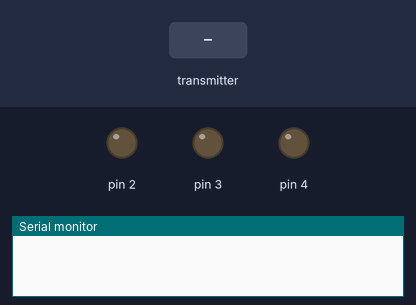
Simulated run of this sketch. Board: Arduino Uno, built with avr-gcc and run on an emulated ATmega328P. On the bench: output pins drawn as LEDs (lit = HIGH), the last lines printed to the serial monitor. The test bench sets the inputs (shaded band). No radio packets arrive unless stated.

Above: at 1.2 s.
1.3 s: the transmitter starts sending acelerar.0 = 256
At 1.8 s:
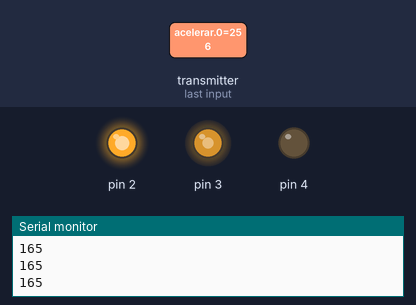
2.8 s: the transmitter starts sending acelerar.0 = 1023
At 4.0 s:
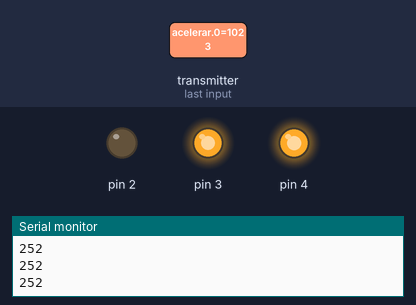
4.3 s: the transmitter starts sending acelerar.0 = 512
At 5.2 s:
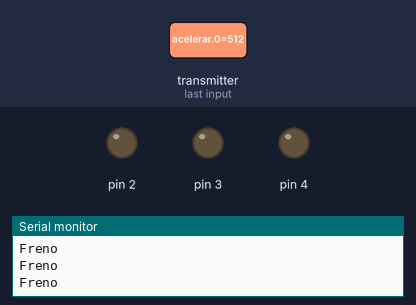
Timing chart, 0 to 7.3 s (numbered marks = the images above; inputs shaded):
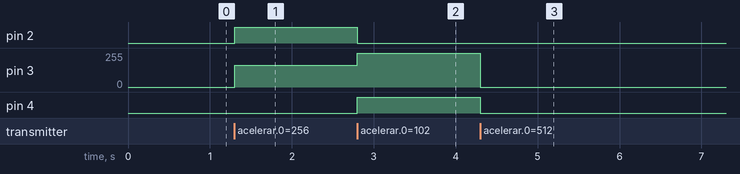

The sketch:

receptor1.ino
```cpp
/*  ----------------------------------------------------------------
    http://www.prometec.net/nrf2401
    Prog_79_1_Receptor

    Programa para recibir numeros mediante radios NRF2401
--------------------------------------------------------------------
*/

#include <nRF24L01.h>
#include <RF24.h>
#include <RF24_config.h>
#include <SPI.h>

int msg[1];
int acelerar[2];

RF24 radio(9,10);
const uint64_t pipe = 0xE8E8F0F0E1LL;

void setup(void){
  Serial.begin(9600);
  radio.begin();
  radio.openReadingPipe(1,pipe);
  radio.startListening();
  pinMode(2,OUTPUT);
  pinMode(4,OUTPUT);
}

void loop(void){
  if (radio.available())
  {
    // bool done = false;
    //int done = radio.read(msg, 1);
    // lastmsg = msg[0];
    //Serial.println(msg[0]);
    //int done = radio.read(acelerar,2);
    //if (acelerar[0]==1){
      //digitalWrite(2,HIGH);
      //Serial.println(acelerar[0]);
      //Serial.println("acelerando");}
      //else {
        //digitalWrite(2,LOW);
        //Serial.println(acelerar[0]);
        //Serial.println("FRENO");}
       int done = radio.read(acelerar,2);
       //Serial.println(acelerar[0]);
       if ((acelerar[0]>=437) & (acelerar[0]<=587)){
          digitalWrite(2,LOW);
          digitalWrite(4,LOW);
          analogWrite(3,0);
          Serial.println("Freno");}
       else {if ((acelerar[0]<437) & (acelerar[0]!=0)){
          digitalWrite(2,HIGH);
          digitalWrite(4,LOW);
          byte velocidadI= (155- 0.35*acelerar[0]+100);
          analogWrite(3,velocidadI);
          Serial.println(velocidadI);}
          //Serial.println("izquierda");}
          else if ((acelerar[0]>587) & (acelerar[0]!=0))
          {
            digitalWrite(2,LOW);
            digitalWrite(4,HIGH);
            byte velocidadD= (0.35*(acelerar[0]-587)+100);
            analogWrite(3,velocidadD);
            Serial.println(velocidadD);}}
           // Serial.println("derecha");}}

    }

  }
```

Measured:
- after the input at 1.3 s, pin 2: LOW → HIGH at once; pin 3: 0/255 → 165/255 at once
- after the input at 2.8 s, pin 2: HIGH → LOW at once; pin 3: 165/255 → 252/255 at once; pin 4: LOW → HIGH at once
- after the input at 4.3 s, pin 3: 252/255 → 0/255 at once; pin 4: HIGH → LOW at once
